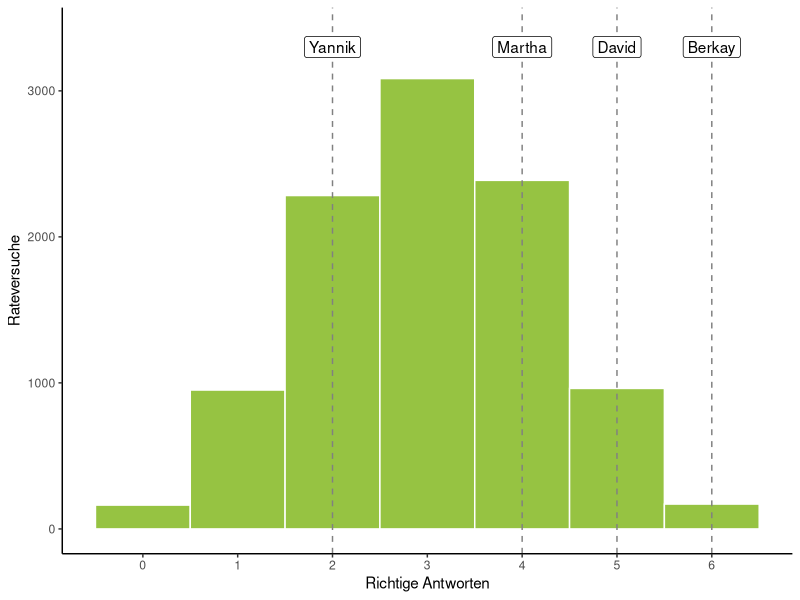
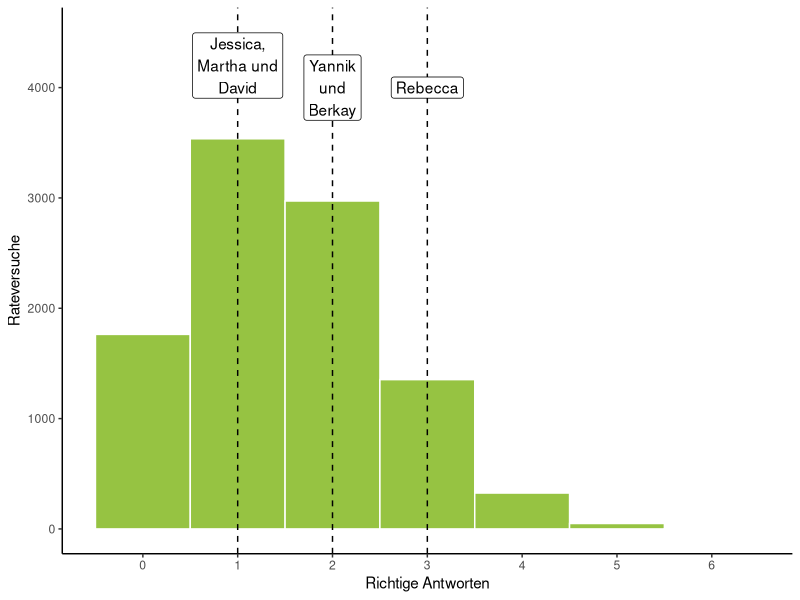

The R script that drew these images, in order:
## ---- chunk 1
knitr::opts_chunk$set(echo = TRUE,
                      fig.path = "plots/pepsicola-")
## ---- chunk 2
library(knitr)
library(magrittr)
library(tidyverse);theme_set(theme_classic())
library(gganimate)

options(scipen = 999) 

set.seed(1453248)
## ---- chunk 3
# Challenge Nr. 1
# Die Getränke
challenge1 <- c("P", "C")

# In diesem for-loop ziehen wir drei Mal zufällige Reihenfolgen:
for (i in 1:3) {
  # mit der sample() Funktion ziehen wir aus dem Objekt "challenge1"
  # zufällig sechs Mal einen Buchstaben (und legen ihn nach jedem Ziehen
  # wieder zurück):
  reihen1 <- sample(challenge1, size = 6, replace = TRUE)
  
  # Anschließend geben wir die Reihenfolge aus:
  print(reihen1)
}

# Und das machen wir für alle Challenges:

# Challenge Nr.2
# Die Getränke:
challenge2 <- c("C", "Z")

# Die drei Reihen:
for (i in 1:3) {
  reihen2 <- sample(challenge2, size = 6, replace = TRUE)
  print(reihen2)
}


# Challenge Nr.3
# Die Getränke
challenge3 <- c("P", "C", "Z", "J")

# Die drei Reihen
for (i in 1:3) {
  reihen3 <- sample(challenge3, size = 6, replace = TRUE)
  print(reihen3)
}
## ---- chunk 4
# Die Reihen der ersten Challenge:
C1_Reihe1 <- c("C", "C", "P", "P", "C", "C")
C1_Reihe1
## ---- chunk 5
# Ein Objekt, das die Zahl aller gewünschten Simulationen angibt:
nsim <- 10000
## ---- chunk 6
# Ein leerer Datensatz, in dem die Ergebnisse eingetragen werden
simulation1 <- tibble(x = rep(NA, nsim),
                      Rateversuch = c(1:nsim))

# In diesem Loop passiert die Simulation:
# Wir führen den Loop 10.000 Mal durch (1 bis nsim)
for (i in c(1:nsim)) {
  # Hier erstellen wir die Zufallsreihenfolge:
  guess1 <- sample(c("C", "P"), 6, replace = T)
  
  # Dann gleichen wir die Reihenfolge mit der festgelegten
  # Reihenfolge ab und zählen die richtigen Treffer:
  richtig <- as.numeric(C1_Reihe1 == guess1) %>% sum()
  
  # Letztendlich tragen wir die Anzahl richtiger Treffer
  # in den Datensatz ein:
  simulation1[i, ] <- richtig
}
## ---- chunk 7
ggplot(simulation1, aes(x = x)) + 
  geom_histogram(binwidth = 1,
                 fill = "#96c342",
                 color = "white") +
  # geom_bar() +
  geom_vline(xintercept = c(2, 4, 5, 6), 
             linetype = "dashed",
             color = "#808080") +
  annotate(geom = "label",
           y = 3300, x = 2, label = "Yannik") +
  annotate(geom = "label",
           y = 3300, x = 4, label = "Martha") +
  annotate(geom = "label",
           y = 3300, x = 5, label = "David") +
  annotate(geom = "label",
           y = 3300, x = 6, label = "Berkay") +
  scale_y_continuous(limits = c(0, 3400)) +
  scale_x_continuous(breaks = c(0:6)) +
  labs(x = "Richtige Antworten",
       y = "Rateversuche")
## ---- chunk 8
tab1 <- table(simulation1$x)
proptab1 <- table(simulation1$x) %>% prop.table() %>% {.*100} %>% round(1) %>% paste0(., "%")
cproptab1 <- table(simulation1$x) %>% prop.table() %>% cumsum() %>% {.*100} %>% round(1) %>% paste0(., "%")

tabmatr1 <- rbind(tab1, proptab1, cproptab1)
dimnames(tabmatr1)[[1]] <- c("Verteilung", "Prozentuale Verteilung", "Aufsummierte Prozente")

kable(tabmatr1, align = "c")
## ---- chunk 9
C3_Reihe1 <- c("Z", "J", "P", "P", "Z", "C")
C3_Reihe1
## ---- chunk 10
simulation2 <- tibble(x = rep(NA, nsim))

for (i in c(1:nsim)) {
  guess2 <- sample(c("P", "C", "Z", "J"), 6, replace = T)
  richtig2 <- sum(as.numeric(C3_Reihe1 == guess2))
  simulation2[i, ] <- richtig2
}
## ---- chunk 11
ggplot(simulation2, aes(x = x)) + 
  geom_histogram(binwidth = 1,
                 fill = "#96c342",
                 color = "white") +
  scale_x_continuous(breaks = c(0:6),
                     labels = c(0:6)) +
  geom_vline(xintercept = c(1, 2, 3),
             linetype = "dashed") +
  annotate(geom = "label",
           x = 2, y = 4000,
           label = "Yannik\nund\nBerkay") +
  annotate(geom = "label",
           x = 1, y = 4200,
           label = "Jessica,\nMartha und\nDavid") +
  annotate(geom = "label",
           x = 3, y = 4000,
           label = "Rebecca") +
  scale_y_continuous(limits = c(0, 4500)) +
  labs(x = "Richtige Antworten",
       y = "Rateversuche")
## ---- chunk 12
tab3 <- table(simulation2$x)
proptab3 <- table(simulation2$x) %>% prop.table() %>% {.*100} %>% round(2) %>% paste0(., "%")
cproptab3 <- table(simulation2$x) %>% prop.table() %>% cumsum() %>% {.*100} %>% round(2) %>% paste0(., "%")

tabmatr3 <- rbind(tab3, proptab3, cproptab3)
dimnames(tabmatr3)[[1]] <- c("Verteilung", "Prozentuale Verteilung", "Aufsummierte Prozente")

kable(tabmatr3, align = "c")
